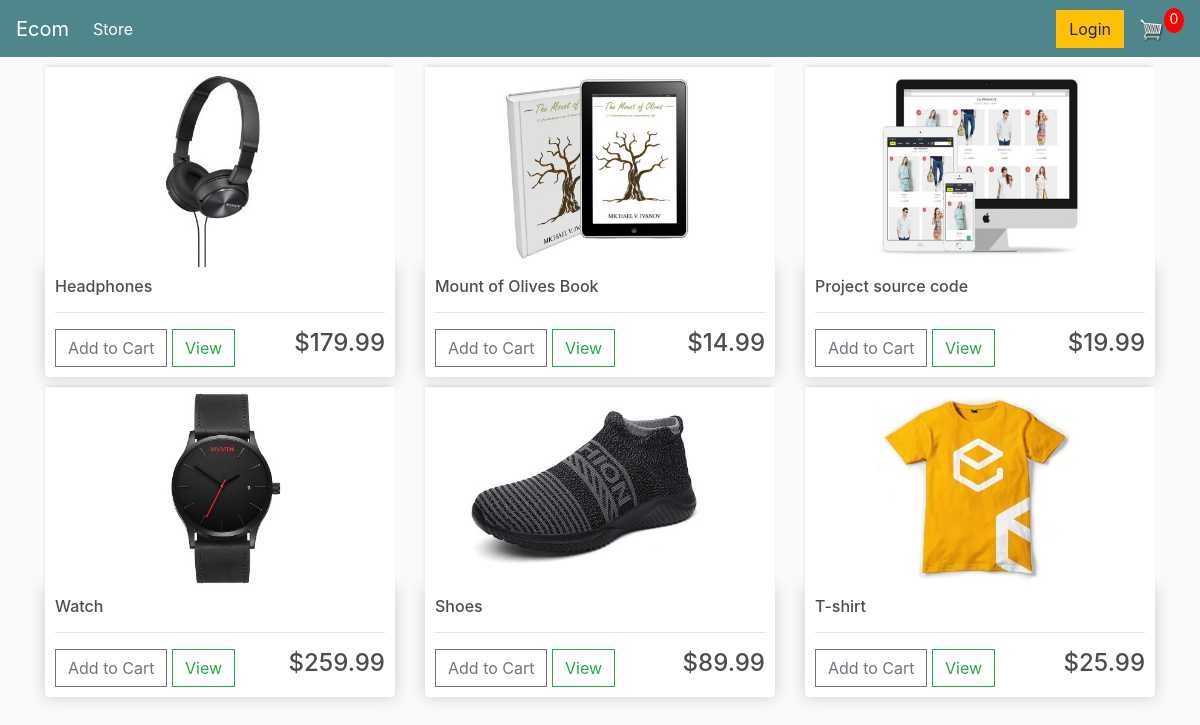
The page / on the database its author committed.
### store/models.py (models this page shows, shortened)
class Product(models.Model):
    name = models.CharField(max_length=200, null=True)
    price = models.FloatField()
    digital = models.BooleanField(default=False, null=True, blank=False)
    image = models.ImageField(blank=True, null=True)
    @property
    def imageURL(self):
        try:
            url = self.image.url
        except:
            url = ''
        return url

### store/views.py (the view)
# urls.py: path('', include('store.urls')),
def store(request):
    products = Product.objects.all()
    context = {'products': products}
    return render(request, 'store/store.html', context)

### store/templates/store/store.html
{% extends 'store/main.html' %}
{% load static %}
{% block content %}
    <div class="row">
        {% for product in products %}
            <div class="col-lg-4">
                <img class="thumbnail" src="{{ product.imageURL }}" alt="">
                <div class="box-element product">
                    <h6>{{ product.name }}</h6>
                    <hr>
                    <button data-product={{ product.id }} data-action="add"
                            class="btn btn-outline-secondary add-btn update-cart">
                        Add to Cart
                    </button>
                    <a class="btn btn-outline-success" href="#">View</a>
                    <h4 style="display: inline-block; float: right">${{ product.price | floatformat:2 }}</h4>
                </div>
            </div>
        {% endfor %}
    </div>
{% endblock content %}

### store/templates/store/main.html (shortened to what this page needs)
<!doctype html>
{% load static %}
<html lang="en">
<head>
    <link rel="stylesheet" href="https://stackpath.bootstrapcdn.com/bootstrap/4.5.0/css/bootstrap.min.css"
>
    <link rel="stylesheet" href="{% static 'css/main.css' %}">
</head>
<body>
<nav class="navbar navbar-expand-lg navbar-dark bg-dark">
    <a class="navbar-brand" href="{% url 'store' %}">Ecom</a>
    <div class="collapse navbar-collapse" id="navbarSupportedContent">
        <ul class="navbar-nav mr-auto">
            <li class="nav-item active">
                <a class="nav-link" href="{% url 'store' %}">Store <span class="sr-only">(current)</span></a>
            </li>
        </ul>
        <div class="form-inline my-2 my-lg-0">
	     	<a href="#"class="btn btn-warning">Login</a>
	     	<a href="{% url 'cart' %}">
	    		<img  id="cart-icon" src="{% static 'images/cart.png' %}">
	    	</a>
	    	<p id="cart-total">0</p>
	    </div>
	  </div>
</nav>
<div class="container">
    {% block content %}
    {% endblock content %}
</div>
</body>
</html>

### static/css/main.css (style rules this page uses)
body { background-color: hsl(0, 0%, 98%); }
h1,h2,h3,h4,h5,h6 { color:hsl(0, 0%, 30%); }
.box-element { box-shadow:hsl(0, 0%, 80%) 0 0 16px; background-color: #fff; border-radius: 4px; padding: 10px; }
.thumbnail { width: 100%; height: 200px; -webkit-box-shadow: -1px -3px 5px -2px rgba(214,214,214,1); -moz-box-shadow: -1px -3px 5px -2px rgba(214,214,214,1); box-shadow: -1px -3px 5px -2px rgba(214,214,214,1); }
.product { border-radius: 0 0 4px 4px; }
.bg-dark { background-color: #4f868c!important; }
#cart-icon { width:25px; display: inline-block; margin-left: 15px; }
#cart-total { display: block; text-align: center; color:#fff; background-color: red; width: 20px; height: 25px; border-radius: 50%; font-size: 14px; }
.col-lg-4, .col-lg-6, .col-lg-8, .col-lg-12 { margin-top: 10px; }
.btn { border-radius: 0; }

### rows shown on the page
Product: imageURL (picture), name "Headphones", price "179.99"
Product: imageURL (picture), name "Mount of Olives Book", price "14.99"
Product: imageURL (picture), name "Project source code", price "19.99"
Product: imageURL (picture), name "Watch", price "259.99"
Product: imageURL (picture), name "Shoes", price "89.99"
Product: imageURL (picture), name "T-shirt", price "25.99"
